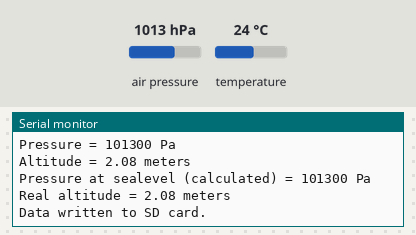
Bench run of a sketch on a simulated Arduino Uno, built with avr-gcc and run on an emulated ATmega328P. On the bench: the last lines printed to the serial monitor. Inputs (shaded band) come from the test bench; at power-on: air pressure 1013 hPa, temperature 24 °C. Storage starts empty; random numbers use the default seed unless the sketch sets one.

Above: at 1.2 s.
1.3 s: air pressure set to 952 hPa
At 2.41 s:
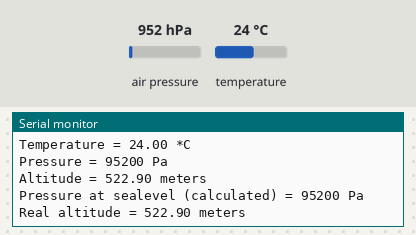
3.5 s: temperature set to 12 °C
At 5.4 s:
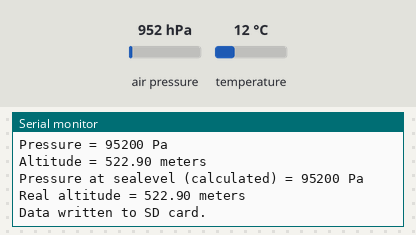
5.7 s: air pressure set to 975 hPa
At 7.8 s:
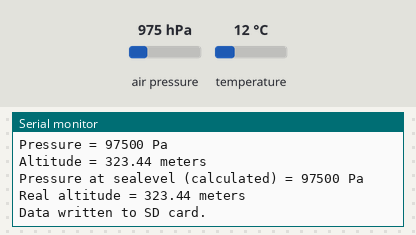
Timing chart, 0 to 9.3 s (numbered marks = the images above; inputs shaded):
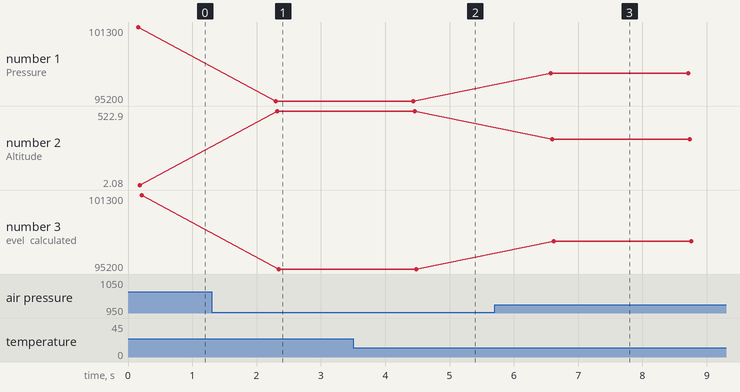

Measured:
- after the input at 1.3 s, the serial monitor: prints a new line after 1.0 s (image 1)
- after the input at 3.5 s, the serial monitor: prints a new line after 0.91 s (image 2)
- after the input at 5.7 s, the serial monitor: prints a new line after 0.88 s (image 3)
- plotted number 1: 101300 → 95200 after the input at 1.3 s, 95200 → 97500 after the input at 5.7 s
- plotted number 2: 2.08 → 522.9 after the input at 1.3 s, 522.9 → 323.44 after the input at 5.7 s
- plotted number 3: 101300 → 95200 after the input at 1.3 s, 95200 → 97500 after the input at 5.7 s

The sketch:

Avionics_v1.ino
```cpp
#include <Wire.h>
#include <Adafruit_BMP085.h>
#include <SD.h>

#define seaLevelPressure_hPa 1013.25

//File Format:
// timestamp,temperature,pressure,altitude,seaLevelPressure,realAltitude

// Random Number
long randnum;

// Data filename
String filename = "fd";
//char* filename;

// Digital pin for SD card
const int chipSelect = 4;

// Instance for BMP085 object
Adafruit_BMP085 bmp;

void setup() {
  Serial.begin(9600);

  randomSeed(analogRead(1));

  randnum = random(0, 1024);
  filename = filename + randnum;
  filename = filename + ".txt";
  filename = filename.c_str();
  Serial.println(filename);

  // Initialize BMP180 sensor
  if (!bmp.begin()) {
    Serial.println("Could not find a valid BMP180 sensor.");
    return;
  }
  Serial.println("BMP180 sensor discovered and initialized.");

  if (!SD.begin(chipSelect)) {
    Serial.println("SD card intialization failed.");
    return;
  }else{
    Serial.println("SD card initialization successful");
  }

  File dataFile = SD.open(filename, FILE_WRITE);
  if (dataFile) {
    dataFile.print("timestamp,temperature,pressure,altitude,seaLevelPressure,realAltitude");
    dataFile.close();
    Serial.println("Data written to SD card.");
  }else {
    Serial.print("Error writing to ");
    Serial.println(filename);
  }
  Serial.println();
}

void loop() {
  // Read BMP180 sensor data
  float timestamp = millis()*0.001;
  float temperature = bmp.readTemperature();
  int32_t pressure = bmp.readPressure();
  float altitude = bmp.readAltitude();
  int32_t seaLevelPressure = bmp.readSealevelPressure();
  float realAltitude = bmp.readAltitude(seaLevelPressure_hPa * 100);

  // Print sensor data to serial monitor
  Serial.print("Time = ");
  Serial.print(timestamp);
  Serial.println("s");

  Serial.print("Temperature = ");
  Serial.print(temperature);
  Serial.println(" *C");

  Serial.print("Pressure = ");
  Serial.print(pressure);
  Serial.println(" Pa");

  Serial.print("Altitude = ");
  Serial.print(altitude);
  Serial.println(" meters");

  Serial.print("Pressure at sealevel (calculated) = ");
  Serial.print(seaLevelPressure);
  Serial.println(" Pa");

  Serial.print("Real altitude = ");
  Serial.print(realAltitude);
  Serial.println(" meters");

  // Write sensor data to SD card
  File dataFile = SD.open(filename, FILE_WRITE);
  if (dataFile) {
    dataFile.print(",");
    dataFile.print(timestamp);
    dataFile.print(",");
    dataFile.print(temperature);
    dataFile.print(",");
    dataFile.print(pressure);
    dataFile.print(",");
    dataFile.print(altitude);
    dataFile.print(",");
    dataFile.print(seaLevelPressure);
    dataFile.print(",");
    dataFile.print(realAltitude);

    dataFile.close();
    Serial.println("Data written to SD card.");
  } else {
    Serial.print("Error writing to ");
    Serial.println(filename);
  }
  Serial.println();

  delay(2000); // Delay for readability
}
```
